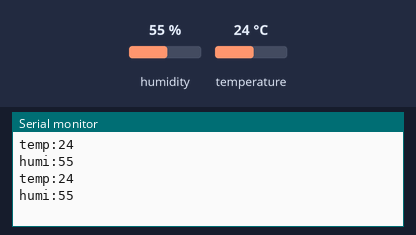
A sketch run on a simulated Arduino Uno, built with avr-gcc and run on an emulated ATmega328P. Parts: the last lines printed to the serial monitor. The inputs (shaded band) are chosen by the test bench; at power-on: humidity 55 %, temperature 24 °C.

Above: at 10.8 s.
10.9 s: humidity set to 22 %
At 20.7 s:
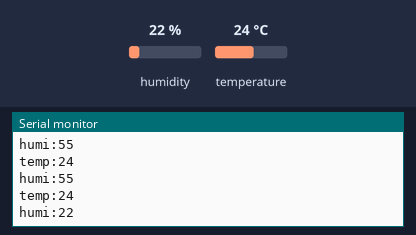
20.9 s: temperature set to 12 °C
At 30.7 s:
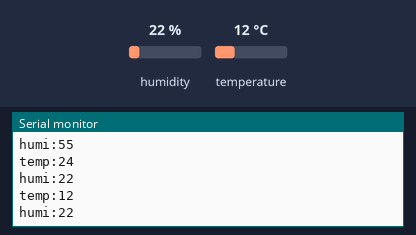
30.9 s: humidity set to 40 %
At 41.4 s:
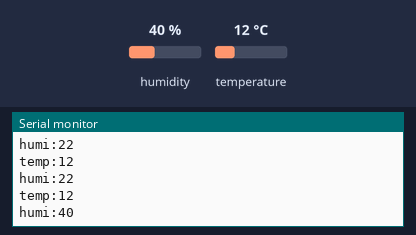
Timing chart, 0 to 42.9 s (numbered marks = the images above; inputs shaded):
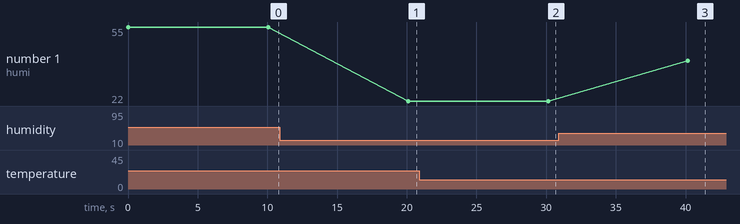

Measured:
- after the input at 10.9 s, the serial monitor: prints a new line after 9.2 s (image 1)
- after the input at 20.9 s, the serial monitor: prints a new line after 9.2 s (image 2)
- after the input at 30.9 s, the serial monitor: prints a new line after 9.3 s (image 3)
- plotted number 1: 55 → 22 after the input at 10.9 s, 22 → 40 after the input at 30.9 s

The sketch:

arduino_getTempAndHumi.ino
```cpp
#include <SoftwareSerial.h>
#include <DFRobot_DHT11.h>

#define BT_RXD 2
#define BT_TXD 3
#define POT 0
int temp = 0;
int humi = 0;
#define DHT11_PIN 10


DFRobot_DHT11 DHT;
SoftwareSerial bluetooth(BT_RXD, BT_TXD);


void setup() {
  // put your setup code here, to run once:
  Serial.begin(9600);
  bluetooth.begin(9600);
}

void loop() {

  DHT.read(DHT11_PIN);

  Serial.print("temp:");
  temp = DHT.temperature;
  Serial.println(DHT.temperature);
  bluetooth.println(temp);

  Serial.print("humi:");
  humi = DHT.humidity;
  Serial.println(humi);
  bluetooth.println(humi);

  delay(10000);


}
```
